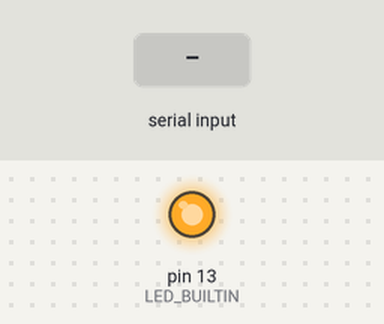
The sketch below on a simulated Arduino Uno, built with avr-gcc and run on an emulated ATmega328P. Shown: output pins drawn as LEDs (lit = HIGH). Inputs (shaded band) come from the test bench. What the sketch prints to the serial monitor is not drawn.

Above: at 1.2 s.
1.3 s: "IN,1\n" received over Serial
2.8 s: "14\n" received over Serial
Timing chart, 0 to 5.8 s (numbered marks = the images above; inputs shaded):
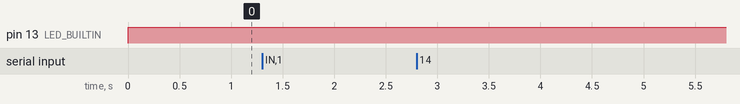

The sketch:

GUI_arduino.ino
```cpp
#define ROS2_SERIAL Serial       // GUI/ROS2와 Serial 통신

bool stop_request = false;
bool stop_process = false;
bool robot_running = true;
int stock[6] = {0,0,0,0,0,0};

void setup() {
  ROS2_SERIAL.begin(9600);
  pinMode(LED_BUILTIN, OUTPUT);
}

// 재고 감소
void decreaseStock(int index) {
  if(index>=0 && index<6){
    if(stock[index]>0) stock[index]--;
    ROS2_SERIAL.print("UPDATE:");
    for(int i=0;i<6;i++){
      ROS2_SERIAL.print(stock[i]);
      if(i<5) ROS2_SERIAL.print(",");
    }
    ROS2_SERIAL.println(":END");
  }
}

void loop() {
  if(ROS2_SERIAL.available()){
    String msg = ROS2_SERIAL.readStringUntil('\n');
    msg.trim();

    int code = msg.toInt();

    // 수행 슬롯 인덱스 (0~5)
    if(code >=0 && code <=5){
      if(!stop_process){
        decreaseStock(code);
        ROS2_SERIAL.print("drink_code=");
        ROS2_SERIAL.print(code);
        ROS2_SERIAL.println(" → 재고 감소 완료");
      } else {
        ROS2_SERIAL.println("ALERT: 음료수를 떨어뜨렸습니다! 재고 감소 안 함");
      }
    }

    // 테스크 사이클 종료 신호
    else if(code == 14){
      ROS2_SERIAL.println("drink_code=14 → 테스크 사이클 종료, 로봇 정지");
    }

    // 낙하 감지
    else if(msg=="stop_process"){
      stop_process=true;
      ROS2_SERIAL.println("ALERT: 음료수를 떨어뜨렸습니다!");
    }

    // IN / OUT 버튼
    else if(msg=="IN"){
      stop_request=true;
      robot_running=false;
      ROS2_SERIAL.println("MSG:현재 로봇이 실행 중입니다. 잠시만 기다려주세요."); // 레이아웃1
      ROS2_SERIAL.println("MSG:로봇을 정지합니다. 다시 실행할 경우 반드시 OUT 버튼을 눌러주세요."); // 레이아웃2
    }
    else if(msg=="OUT"){
      stop_request=false;
      robot_running=true;
      stop_process=false;
      ROS2_SERIAL.println("MSG:OUT 버튼 수신 → 로봇 다시 실행");
    }

    // 재고 초기화
    else if(msg.startsWith("STOCK:")){
      msg.remove(0,6);
      int idx=0;
      while(msg.length()>0 && idx<6){
        int commaIndex = msg.indexOf(',');
        String token;
        if(commaIndex==-1){ token=msg; msg=""; }
        else{ token=msg.substring(0,commaIndex); msg=msg.substring(commaIndex+1); }
        stock[idx]=token.toInt();
        idx++;
      }
      ROS2_SERIAL.println("MSG:재고 초기화 완료");
    }
  }

  // 로봇 상태 LED 표시
  digitalWrite(LED_BUILTIN, robot_running?HIGH:LOW);
  delay(50);
}
```

Measured:
- after the input at 1.3 s, every drawn part: stays the same
- after the input at 2.8 s, every drawn part: stays the same
